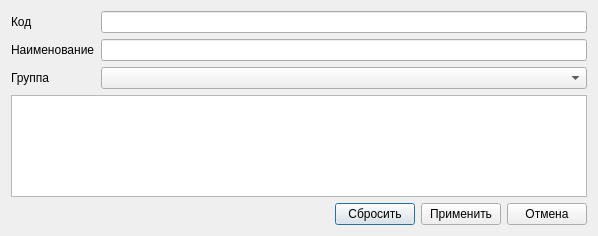
<?xml version="1.0" encoding="UTF-8"?>
<ui version="4.0">
 <class>FilterDialog</class>
 <widget class="QDialog" name="FilterDialog">
  <property name="geometry">
   <rect>
    <x>0</x>
    <y>0</y>
    <width>598</width>
    <height>236</height>
   </rect>
  </property>
  <layout class="QGridLayout" name="gridLayout">
   <item row="0" column="1">
    <widget class="QLineEdit" name="edtCode"/>
   </item>
   <item row="1" column="0">
    <widget class="QLabel" name="lblName">
     <property name="text">
      <string>Наименование</string>
     </property>
    </widget>
   </item>
   <item row="1" column="1">
    <widget class="QLineEdit" name="edtName"/>
   </item>
   <item row="2" column="1">
    <widget class="CRBComboBox" name="cmbGroup"/>
   </item>
   <item row="2" column="0">
    <widget class="QLabel" name="lblGroup">
     <property name="text">
      <string>Группа</string>
     </property>
    </widget>
   </item>
   <item row="0" column="0">
    <widget class="QLabel" name="lblCode">
     <property name="text">
      <string>Код</string>
     </property>
    </widget>
   </item>
   <item row="3" column="0" colspan="2">
    <widget class="CTableView" name="tableView"/>
   </item>
   <item row="4" column="0" colspan="2">
    <layout class="QHBoxLayout" name="horizontalLayout">
     <item>
      <spacer name="horizontalSpacer">
       <property name="orientation">
        <enum>Qt::Horizontal</enum>
       </property>
       <property name="sizeHint" stdset="0">
        <size>
         <width>40</width>
         <height>20</height>
        </size>
       </property>
      </spacer>
     </item>
     <item>
      <widget class="QPushButton" name="btnReset">
       <property name="text">
        <string>Сбросить</string>
       </property>
      </widget>
     </item>
     <item>
      <widget class="QPushButton" name="btnApply">
       <property name="text">
        <string>Применить</string>
       </property>
      </widget>
     </item>
     <item>
      <widget class="QPushButton" name="btnCancel">
       <property name="text">
        <string>Отмена</string>
       </property>
      </widget>
     </item>
    </layout>
   </item>
  </layout>
 </widget>
 <customwidgets>
  <customwidget>
   <class>CRBComboBox</class>
   <extends>QComboBox</extends>
   <header>library/crbcombobox.h</header>
  </customwidget>
  <customwidget>
   <class>CTableView</class>
   <extends>QTableView</extends>
   <header>library/TableView.h</header>
  </customwidget>
 </customwidgets>
 <resources/>
 <connections/>
</ui>
